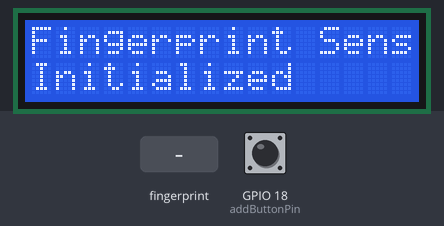
Recording of a sketch running on a simulated ESP32. Shown: 16×2 character LCD. The test bench sets the inputs (shaded band); at power-on: GPIO 18 (addButtonPin) HIGH. WiFi joins after 1.5 s; servers stay silent unless stated; uploads are accepted with an empty reply; what the sketch prints to the serial monitor is not drawn.

Above: at 3.1 s.
At 16.0 s:
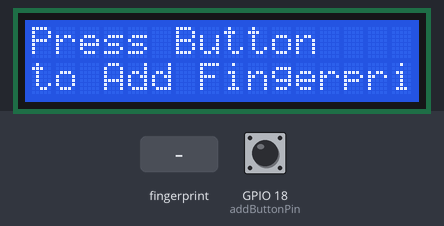
16.1 s: GPIO 18 (addButtonPin) pulled LOW for 0.15 s
At 17.1 s:
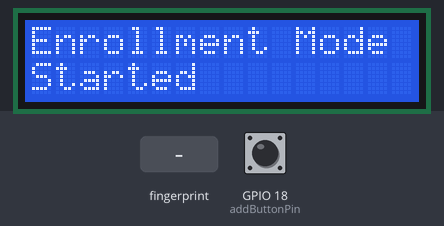
19.2 s: finger stored as number 1 placed on the sensor
At 23.3 s:
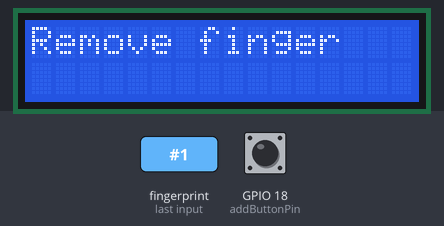
25.2 s: finger stored as number 1 placed on the sensor
At 27.1 s:
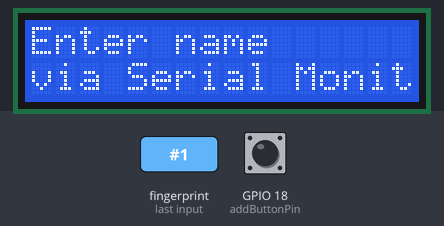
Timing chart, 0 to 28.6 s (numbered marks = the images above; inputs shaded):
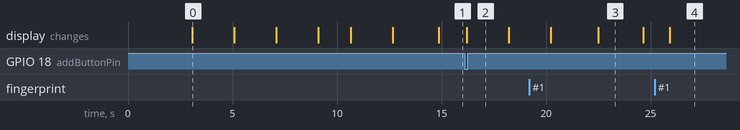

The sketch:

sketch_may20c.ino
```cpp
#include <LiquidCrystal.h>
#include <Adafruit_Fingerprint.h>
#include <HardwareSerial.h>
#include <WiFi.h>
#include <HTTPClient.h>
#include <ArduinoJson.h>
//modifiy 27 / 5
// إعدادات الواي فاي
#define WIFI_SSID "Alla"
#define WIFI_PASSWORD "GREA@G&R6"

// تعريف أطراف LCD
const int rs = 19, en = 23, d4 = 32, d5 = 33, d6 = 25, d7 = 26;
LiquidCrystal lcd(rs, en, d4, d5, d6, d7);

// Serial مخصص لحساس البصمة
HardwareSerial mySerial(2);
Adafruit_Fingerprint finger(&mySerial);

// زر الإضافة فقط
const int addButtonPin = 18;

// هيكل لتخزين بيانات البصمة
struct FingerprintData {
  uint16_t id;
  String name;
  time_t timestamp;
};
FingerprintData fingerprints[128];
uint16_t nextID = 0;
int lastDetectedID = -1;
bool inEnrollmentMode = false;

// إعدادات السيرفر
const String serverBaseUrl = "https://192.168.1.12:7069/api/SensorData";
const int serverTimeout = 10000; // 10 ثواني

void setupWiFi();
void displayMainMenu();
void displayMessage(String line1, String line2 = "", int delayTime = 2000);
bool addFingerprint();
void enrollWithRetry();
void sendToServer(uint16_t id, String name);
void showFingerPositionGuide();
void checkSensorStatus();
void smartDelay(unsigned long ms);
int getFingerprintImage(const char* scanType = "Normal scan");
int waitForFingerRemoval();
void handleImageError(int error);
void handleModelError(int error);
int fetchNextIDFromServer();
String fetchNameFromServer(uint16_t id);
void getFingerprintID();
void handleButtonPress();
void enterEnrollmentMode();
void exitEnrollmentMode();
void printDebug(String message);

void setup() {
  Serial.begin(115200);
  lcd.begin(16, 2);
  displayMessage("System Initializing", "Please wait...");

  pinMode(addButtonPin, INPUT_PULLUP);

  // تهيئة حساس البصمة
  mySerial.begin(57600, SERIAL_8N1, 16, 17);
  finger.begin(57600);

  if (finger.verifyPassword()) {
    displayMessage("Fingerprint Sensor", "Initialized");
  } else {
    displayMessage("Sensor Error", "Check connection");
    while (1) delay(1);
  }

  setupWiFi();
  checkSensorStatus();

  nextID = fetchNextIDFromServer();
  printDebug("Next available ID: " + String(nextID));

  displayMainMenu();
}

void loop() {
  handleButtonPress();

  if (!inEnrollmentMode) {
    getFingerprintID();
  }

  delay(100);
}

void handleButtonPress() {
  static unsigned long lastPressTime = 0;

  // زر الإضافة فقط
  if (digitalRead(addButtonPin) == LOW && millis() - lastPressTime > 500) {
    smartDelay(50);
    if (digitalRead(addButtonPin) == LOW) {
      lastPressTime = millis();
      enterEnrollmentMode();
      enrollWithRetry();
      exitEnrollmentMode();
      displayMainMenu();
    }
  }
}

void enterEnrollmentMode() {
  inEnrollmentMode = true;
  displayMessage("Enrollment Mode", "Started");
}

void exitEnrollmentMode() {
  inEnrollmentMode = false;
  displayMessage("Enrollment Mode", "Ended");
}

void setupWiFi() {
  WiFi.begin(WIFI_SSID, WIFI_PASSWORD);
  displayMessage("Connecting to", WIFI_SSID);

  unsigned long startTime = millis();
  while (WiFi.status() != WL_CONNECTED && millis() - startTime < 15000) {
    delay(300);
    lcd.print(".");
  }

  if (WiFi.status() == WL_CONNECTED) {
    displayMessage("WiFi Connected", "IP: " + WiFi.localIP().toString());
  } else {
    displayMessage("WiFi Failed", "Using offline mode");
  }
}

void displayMainMenu() {
  lcd.clear();
  lcd.print("Press Button");
  lcd.setCursor(0, 1);
  lcd.print("to Add Fingerprint");
}

void displayMessage(String line1, String line2, int delayTime) {
  lcd.clear();
  lcd.print(line1);
  if (line2 != "") {
    lcd.setCursor(0, 1);
    lcd.print(line2);
  }
  if (delayTime > 0) {
    delay(delayTime);
  }
}

void enrollWithRetry() {
  showFingerPositionGuide();

  for (int attempt = 1; attempt <= 3; attempt++) {
    displayMessage("Enrollment Attempt", String(attempt) + "/3");

    if (addFingerprint()) {
      displayMessage("Enrollment", "Success!");
      return;
    }

    if (attempt < 3) {
      displayMessage("Retrying...", "Attempt " + String(attempt+1) + "/3");
      delay(2000);
    }
  }

  displayMessage("Enrollment", "Failed after 3 tries", 3000);
}

bool addFingerprint() {
  // المسح الأول
  int p = getFingerprintImage("First scan");
  if (p != FINGERPRINT_OK) return false;

  p = finger.image2Tz(1);
  if (p != FINGERPRINT_OK) {
    handleImageError(p);
    return false;
  }

  displayMessage("Remove finger", "", 2000);
  p = waitForFingerRemoval();
  if (p != FINGERPRINT_NOFINGER) return false;

  // المسح الثاني
  displayMessage("Place same", "finger again", 1000);
  p = getFingerprintImage("Second scan");
  if (p != FINGERPRINT_OK) return false;

  p = finger.image2Tz(2);
  if (p != FINGERPRINT_OK) {
    handleImageError(p);
    return false;
  }

  // إنشاء النموذج
  p = finger.createModel();
  if (p == FINGERPRINT_ENROLLMISMATCH) {
    displayMessage("Error", "Finger mismatch");
    return false;
  } else if (p != FINGERPRINT_OK) {
    handleModelError(p);
    return false;
  }

  // تخزين النموذج
  uint16_t id = nextID++;
  p = finger.storeModel(id);
  if (p != FINGERPRINT_OK) {
    displayMessage("Storage Error", "Code: " + String(p));
    return false;
  }

  // إدخال الاسم
  String name = "User_" + String(id); // الاسم الافتراضي
  displayMessage("Enter name", "via Serial Monitor", 0);

  unsigned long start = millis();
  while (millis() - start < 30000) {
    if (Serial.available() > 0) {
      name = Serial.readStringUntil('\n');
      name.trim();
      if (name.length() > 0) break;
    }
    delay(50);
  }

  // حفظ البيانات وإرسالها للسيرفر
  fingerprints[id].id = id;
  fingerprints[id].name = name;
  fingerprints[id].timestamp = millis();

  sendToServer(id, name);
  return true;
}

void sendToServer(uint16_t id, String name) {
  if (WiFi.status() != WL_CONNECTED) {
    displayMessage("Offline Mode", "Data saved locally");
    return;
  }

  HTTPClient http;
  String url = serverBaseUrl;
  String payload = "{\"id\":" + String(id) + ",\"name\":\"" + name + "\"}";

  http.begin(url);
  http.addHeader("Content-Type", "application/json");
  http.setTimeout(serverTimeout);

  printDebug("POST URL: " + url);
  printDebug("Payload: " + payload);

  int httpCode = http.POST(payload);
  String response = http.getString();

  printDebug("HTTP Code: " + String(httpCode));
  printDebug("Response: " + response);

  if (httpCode > 0) {
    displayMessage("Data sent to", "server successfully");
  } else {
    displayMessage("Failed to send", "to server");
  }

  http.end();
}

int getFingerprintImage(const char* scanType) {
  int p = -1;
  unsigned long start = millis();

  while (p != FINGERPRINT_OK && millis() - start < 10000) {
    p = finger.getImage();
    if (p == FINGERPRINT_OK) {
      printDebug(String(scanType) + " successful");
      return p;
    } else if (p != FINGERPRINT_NOFINGER) {
      handleImageError(p);
      return p;
    }
    delay(100);
  }

  return FINGERPRINT_IMAGEFAIL;
}

int waitForFingerRemoval() {
  int p = 0;
  unsigned long start = millis();

  while (p != FINGERPRINT_NOFINGER && millis() - start < 5000) {
    p = finger.getImage();
    delay(100);
  }

  return p;
}

void handleImageError(int error) {
  String errorMsg;
  switch (error) {
    case FINGERPRINT_IMAGEFAIL: errorMsg = "Poor image quality"; break;
    case FINGERPRINT_PACKETRECIEVEERR: errorMsg = "Comm error"; break;
    case FINGERPRINT_NOFINGER: errorMsg = "No finger detected"; break;
    default: errorMsg = "Error code: " + String(error);
  }
  displayMessage("Scan Error", errorMsg);
  printDebug("Image Error: " + errorMsg);
}

void handleModelError(int error) {
  String errorMsg;
  switch (error) {
    case FINGERPRINT_ENROLLMISMATCH: errorMsg = "Finger mismatch"; break;
    case FINGERPRINT_BADLOCATION: errorMsg = "Bad location"; break;
    case FINGERPRINT_FLASHERR: errorMsg = "Flash error"; break;
    default: errorMsg = "Error code: " + String(error);
  }
  displayMessage("Model Error", errorMsg);
  printDebug("Model Error: " + errorMsg);
}

void showFingerPositionGuide() {
  displayMessage("Place finger", "flat & centered", 2000);
}

void checkSensorStatus() {
  displayMessage("Checking", "sensor status...", 1000);

  int p = finger.getImage();
  delay(500);

  if (p == FINGERPRINT_OK) {
    displayMessage("Sensor Status", "Working fine");
  } else {
    displayMessage("Sensor Status", "Problem detected");
    handleImageError(p);
  }
}

void smartDelay(unsigned long ms) {
  unsigned long start = millis();
  while (millis() - start < ms) {
    delay(50);
  }
}

void getFingerprintID() {
  int p = finger.getImage();
  if (p != FINGERPRINT_OK) return;

  p = finger.image2Tz();
  if (p != FINGERPRINT_OK) {
    handleImageError(p);
    return;
  }

  p = finger.fingerSearch();
  if (p == FINGERPRINT_OK) {
    uint16_t id = finger.fingerID;
    if (id == lastDetectedID) return; // تجنب التكرار

    lastDetectedID = id;
    String name = fetchNameFromServer(id);

    displayMessage("ID: " + String(id), "Name: " + name, 3000);
    printDebug("Matched ID: " + String(id) + ", Name: " + name);
  } else if (p == FINGERPRINT_NOTFOUND) {
    displayMessage("No Match", "Finger not found", 1000);
  } else {
    handleImageError(p);
  }
}

int fetchNextIDFromServer() {
  if (WiFi.status() != WL_CONNECTED) {
    printDebug("Offline - Starting ID from 0");
    return 0;
  }

  HTTPClient http;
  String url = serverBaseUrl + "/last-id";

  http.begin(url);
  http.setTimeout(serverTimeout);

  int httpCode = http.GET();
  int lastID = 0;

  if (httpCode == 200) {
    lastID = http.getString().toInt();
    printDebug("Last ID from server: " + String(lastID));
  } else {
    printDebug("Failed to fetch last ID. HTTP code: " + String(httpCode));
  }

  http.end();
  return lastID + 1;
}

String fetchNameFromServer(uint16_t id) {
  // التحقق من التخزين المحلي أولاً
  if (fingerprints[id].id == id && fingerprints[id].name != "") {
    return fingerprints[id].name;
  }

  if (WiFi.status() != WL_CONNECTED) {
    return "Offline User";
  }

  HTTPClient http;
  String url = serverBaseUrl + "/" + String(id);

  http.begin(url);
  http.setTimeout(serverTimeout);

  int httpCode = http.GET();
  String name = "Unknown";

  if (httpCode == 200) {
    String payload = http.getString();
    DynamicJsonDocument doc(1024);
    deserializeJson(doc, payload);
    name = doc["name"].as<String>();

    // تحديث التخزين المحلي
    fingerprints[id].id = id;
    fingerprints[id].name = name;
    fingerprints[id].timestamp = millis();
  } else {
    printDebug("Failed to fetch name. HTTP code: " + String(httpCode));
  }

  http.end();
  return name;
}

void printDebug(String message) {
  Serial.println("[DEBUG] " + message);
}
```

Measured:
- after the input at 16.1 s, the display: changes after 0.11 s (image 2)
- after the input at 19.2 s, the display: first differs from a run without the input after 3.3 s (image 3)
- after the input at 25.2 s, the display: changes after 0.71 s (image 4)
- what the display in image 0 shows lasts 2.0 s, from 3.1 s to 5.1 s
- what the display in image 3 shows lasts 2.1 s, from 22.5 s to 24.6 s
